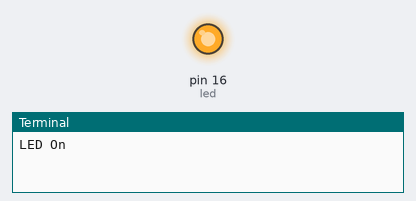
Recording of a program running on a simulated Raspberry Pi (header pin numbers). On the bench: output pins drawn as LEDs (lit = HIGH), the last lines printed to the terminal. At 40.0 s the program stops and its outputs stay as they are.

Above: at 1.0 s.
At 3.0 s:
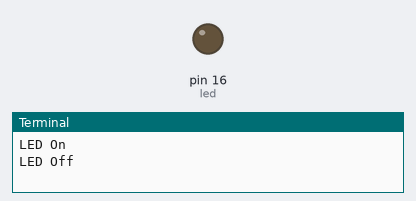
Timing chart, 0 to 5.2 s (numbered marks = the images above):
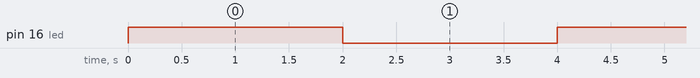

The program:

test.py
```python
import RPi.GPIO as GPIO
import time

GPIO.setmode (GPIO.BOARD)
led=16
counter = 10
while True:
 GPIO.setup(led,GPIO.OUT)
 print ("LED On")
 GPIO.output(led, True)
 time.sleep(2)
 print ("LED Off")
 GPIO.output(led, False)
 time.sleep(2)
 counter = counter - 1
 if counter == 0 :
  break

GPIO.cleanup()
```

Measured:
- by itself, pin 16 (led): alternates HIGH for 2.0 s and LOW for 2.0 s, 20 changes in all, then stays LOW
